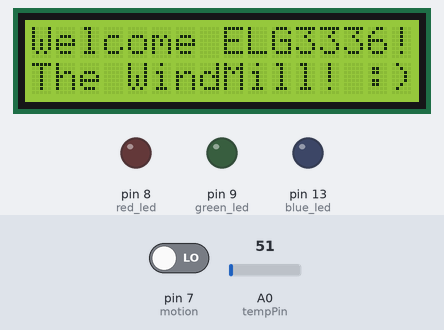
This sketch was run on a simulated Arduino Uno, built with avr-gcc and run on an emulated ATmega328P. Shown: 16×2 character LCD, output pins drawn as LEDs (lit = HIGH). The test bench sets the inputs (shaded band); at power-on: pin 7 (motion) LOW, A0 (tempPin) = 51.

Above: at 0.1 s.
At 5.1 s:
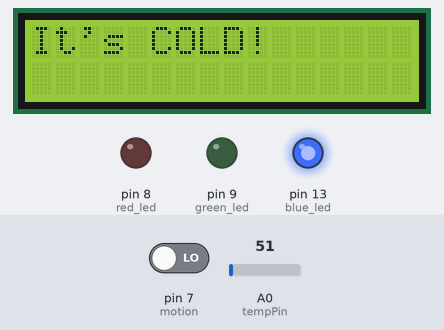
At 7.1 s:
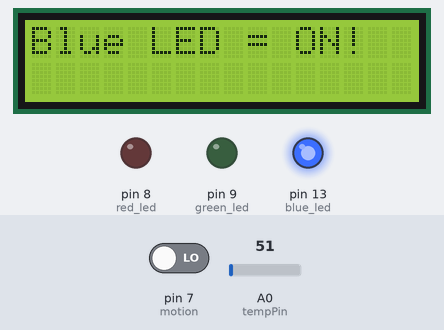
At 29.2 s:
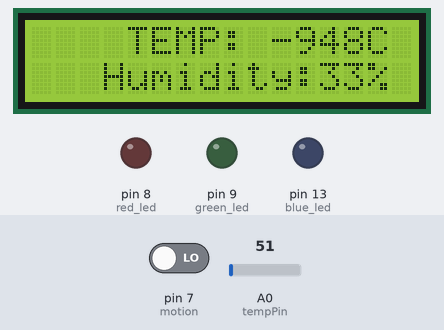
Timing chart, 0 to 40.0 s (numbered marks = the images above):
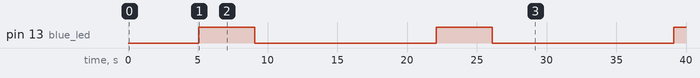

Measured:
- by itself, pin 13 (blue_led): alternates HIGH for 4.0 s and LOW for 13.0 s
- what the display in image 1 shows lasts 2.0 s, from 5.1 s to 7.1 s

The sketch:

Code.ino
```cpp
#include <LiquidCrystal.h>
#include<Wire.h>
LiquidCrystal lcd(12, 11, 5, 4, 3, 2);
int tempPin = A0; // the output pin of LM35
int fan = 11; // the pin where fan is
int temp;
int tempMin=0; // the temperature to start the fan 0%
int tempMax = 4; // the maximum temperature when fan is at 100%
int fanSpeed;
int fanLCD;

int green_led =9;

int motion=7;

#define red_led 8 // led pin: indicates its hot
int blue_led = 13;// led pin: indicates it's cold

void setup() {
//Serial.begin(115200);
pinMode(red_led, OUTPUT);
pinMode(blue_led, OUTPUT);
pinMode(green_led, OUTPUT);

pinMode(motion, INPUT);

pinMode(tempPin, INPUT);
lcd.begin(16,2);
digitalWrite(red_led, LOW);
digitalWrite(blue_led, LOW);
lcd.print("Welcome ELG3336!");
lcd.setCursor(0,1); // move cursor to next line
lcd.print("The WindMill! :)");
delay(5000);
lcd.clear();

int motion_value= digitalRead(motion);

if(motion_value== HIGH){

  lcd.print("Motion Detected!");
  delay(2000);
  lcd.setCursor(0,1);
  lcd.print("Red light = on!");
  digitalWrite(red_led,HIGH);
  delay(4000);
  lcd.clear();
}

digitalWrite(red_led, LOW);


}

void loop(){

temp = readTemp(); // get the temperature
Serial.print( temp );


lcd.clear();

if(temp < tempMin) // if temp is lower than minimum temp
{
 digitalWrite(red_led, LOW);
digitalWrite(blue_led, HIGH);
lcd.print("It's COLD!");
delay(2000);
lcd.clear();
lcd.print("Blue LED = ON!");
delay(2000);
lcd.clear();

}
if((temp >= tempMin) && (temp <= tempMax)) // if temperature is higher than minimum temp
{
lcd.print("Good condition:");
delay(4000);
lcd.setCursor(0,1);
lcd.print("both LEDs=off");
delay(4000);
lcd.clear();
}
if(temp > tempMax) // if temp is higher than tempMax
{
digitalWrite(red_led, HIGH); // turn on led
digitalWrite(blue_led, LOW); // turn off blue led
lcd.print("It's HOT!");
delay(2000);
lcd.clear();
lcd.print("Red LED = ON!");
delay(2000);
lcd.clear();

}

else // else turn of led
{
digitalWrite(red_led, LOW);
digitalWrite(blue_led, LOW);

}

lcd.print("    TEMP: ");
lcd.print(temp); // display the temperature
lcd.print("C ");

lcd.setCursor(0,1); // move cursor to next line
lcd.print("   Humidity:");
lcd.print("32%");
delay(3000);
lcd.clear();
lcd.print("    TEMP: ");
lcd.print(temp+1); // display the temperature
lcd.print("C ");

lcd.setCursor(0,1); // move cursor to next line
lcd.print("   Humidity:");
lcd.print("33%");
delay(10000);
lcd.clear();
}

int readTemp() { // get the temperature and convert it to celsius
temp = analogRead(tempPin);
return temp-1000;
}
```
